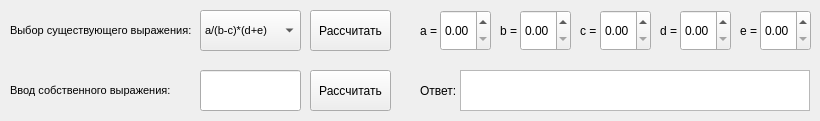
<?xml version="1.0" encoding="UTF-8"?>
<ui version="4.0">
 <class>MainWindow</class>
 <widget class="QMainWindow" name="MainWindow">
  <property name="geometry">
   <rect>
    <x>0</x>
    <y>0</y>
    <width>820</width>
    <height>121</height>
   </rect>
  </property>
  <property name="windowTitle">
   <string>MainWindow</string>
  </property>
  <widget class="QWidget" name="centralwidget">
   <widget class="QComboBox" name="comboBox">
    <property name="geometry">
     <rect>
      <x>200</x>
      <y>10</y>
      <width>101</width>
      <height>41</height>
     </rect>
    </property>
    <property name="font">
     <font>
      <pointsize>8</pointsize>
     </font>
    </property>
    <item>
     <property name="text">
      <string>a/(b-c)*(d+e)</string>
     </property>
    </item>
    <item>
     <property name="text">
      <string>(a+b)*(c-d)/e</string>
     </property>
    </item>
    <item>
     <property name="text">
      <string>a-(b+c*d)/e</string>
     </property>
    </item>
    <item>
     <property name="text">
      <string>a/b-((c+d)*e)</string>
     </property>
    </item>
    <item>
     <property name="text">
      <string>a*(b-c+d)/e</string>
     </property>
    </item>
    <item>
     <property name="text">
      <string>(a+b)*(c-d)/e</string>
     </property>
    </item>
    <item>
     <property name="text">
      <string>a*(b-c)/(d+e)</string>
     </property>
    </item>
    <item>
     <property name="text">
      <string>a/(b*(c+d))-e</string>
     </property>
    </item>
    <item>
     <property name="text">
      <string>(a+(b/c-d))*e</string>
     </property>
    </item>
    <item>
     <property name="text">
      <string>a*(b+c)/(d-e)</string>
     </property>
    </item>
    <item>
     <property name="text">
      <string>a-(b/c*(d+e))</string>
     </property>
    </item>
    <item>
     <property name="text">
      <string>(a-b)/(c+d)*e</string>
     </property>
    </item>
    <item>
     <property name="text">
      <string>a/(b+c-d*e)</string>
     </property>
    </item>
    <item>
     <property name="text">
      <string>a*(b-c)/(d+e)</string>
     </property>
    </item>
    <item>
     <property name="text">
      <string>(a+b*c)/(d-e)</string>
     </property>
    </item>
   </widget>
   <widget class="QLabel" name="formulaLabel">
    <property name="geometry">
     <rect>
      <x>10</x>
      <y>10</y>
      <width>181</width>
      <height>41</height>
     </rect>
    </property>
    <property name="font">
     <font>
      <pointsize>8</pointsize>
     </font>
    </property>
    <property name="text">
     <string>Выбор существующего выражения:</string>
    </property>
   </widget>
   <widget class="QTextBrowser" name="textBrowser">
    <property name="geometry">
     <rect>
      <x>460</x>
      <y>70</y>
      <width>350</width>
      <height>41</height>
     </rect>
    </property>
   </widget>
   <widget class="QLabel" name="variableLabelA">
    <property name="geometry">
     <rect>
      <x>420</x>
      <y>10</y>
      <width>21</width>
      <height>41</height>
     </rect>
    </property>
    <property name="text">
     <string>a =</string>
    </property>
   </widget>
   <widget class="QLabel" name="variableLabelB">
    <property name="geometry">
     <rect>
      <x>500</x>
      <y>10</y>
      <width>21</width>
      <height>41</height>
     </rect>
    </property>
    <property name="text">
     <string>b =</string>
    </property>
   </widget>
   <widget class="QLabel" name="variableLabelC">
    <property name="geometry">
     <rect>
      <x>580</x>
      <y>10</y>
      <width>21</width>
      <height>41</height>
     </rect>
    </property>
    <property name="text">
     <string>c =</string>
    </property>
   </widget>
   <widget class="QLabel" name="variableLabelD">
    <property name="geometry">
     <rect>
      <x>660</x>
      <y>10</y>
      <width>21</width>
      <height>41</height>
     </rect>
    </property>
    <property name="text">
     <string>d =</string>
    </property>
   </widget>
   <widget class="QLabel" name="variableLabelE">
    <property name="geometry">
     <rect>
      <x>740</x>
      <y>10</y>
      <width>21</width>
      <height>41</height>
     </rect>
    </property>
    <property name="text">
     <string>e =</string>
    </property>
   </widget>
   <widget class="QLabel" name="formulaLabel_2">
    <property name="geometry">
     <rect>
      <x>10</x>
      <y>70</y>
      <width>181</width>
      <height>41</height>
     </rect>
    </property>
    <property name="font">
     <font>
      <pointsize>8</pointsize>
     </font>
    </property>
    <property name="text">
     <string>Ввод собственного выражения:</string>
    </property>
   </widget>
   <widget class="QLineEdit" name="formulaEdit">
    <property name="geometry">
     <rect>
      <x>200</x>
      <y>70</y>
      <width>101</width>
      <height>41</height>
     </rect>
    </property>
   </widget>
   <widget class="QLabel" name="label">
    <property name="geometry">
     <rect>
      <x>420</x>
      <y>70</y>
      <width>41</width>
      <height>41</height>
     </rect>
    </property>
    <property name="text">
     <string>Ответ:</string>
    </property>
   </widget>
   <widget class="QDoubleSpinBox" name="variableEditA">
    <property name="geometry">
     <rect>
      <x>440</x>
      <y>10</y>
      <width>51</width>
      <height>41</height>
     </rect>
    </property>
   </widget>
   <widget class="QDoubleSpinBox" name="variableEditB">
    <property name="geometry">
     <rect>
      <x>520</x>
      <y>10</y>
      <width>51</width>
      <height>41</height>
     </rect>
    </property>
   </widget>
   <widget class="QDoubleSpinBox" name="variableEditC">
    <property name="geometry">
     <rect>
      <x>600</x>
      <y>10</y>
      <width>51</width>
      <height>41</height>
     </rect>
    </property>
   </widget>
   <widget class="QDoubleSpinBox" name="variableEditD">
    <property name="geometry">
     <rect>
      <x>680</x>
      <y>10</y>
      <width>51</width>
      <height>41</height>
     </rect>
    </property>
   </widget>
   <widget class="QDoubleSpinBox" name="variableEditE">
    <property name="geometry">
     <rect>
      <x>760</x>
      <y>10</y>
      <width>51</width>
      <height>41</height>
     </rect>
    </property>
   </widget>
   <widget class="QPushButton" name="evaluate1">
    <property name="geometry">
     <rect>
      <x>310</x>
      <y>10</y>
      <width>81</width>
      <height>41</height>
     </rect>
    </property>
    <property name="text">
     <string>Рассчитать</string>
    </property>
   </widget>
   <widget class="QPushButton" name="evaluate2">
    <property name="geometry">
     <rect>
      <x>310</x>
      <y>70</y>
      <width>81</width>
      <height>41</height>
     </rect>
    </property>
    <property name="text">
     <string>Рассчитать</string>
    </property>
   </widget>
  </widget>
 </widget>
 <resources/>
 <connections/>
</ui>
